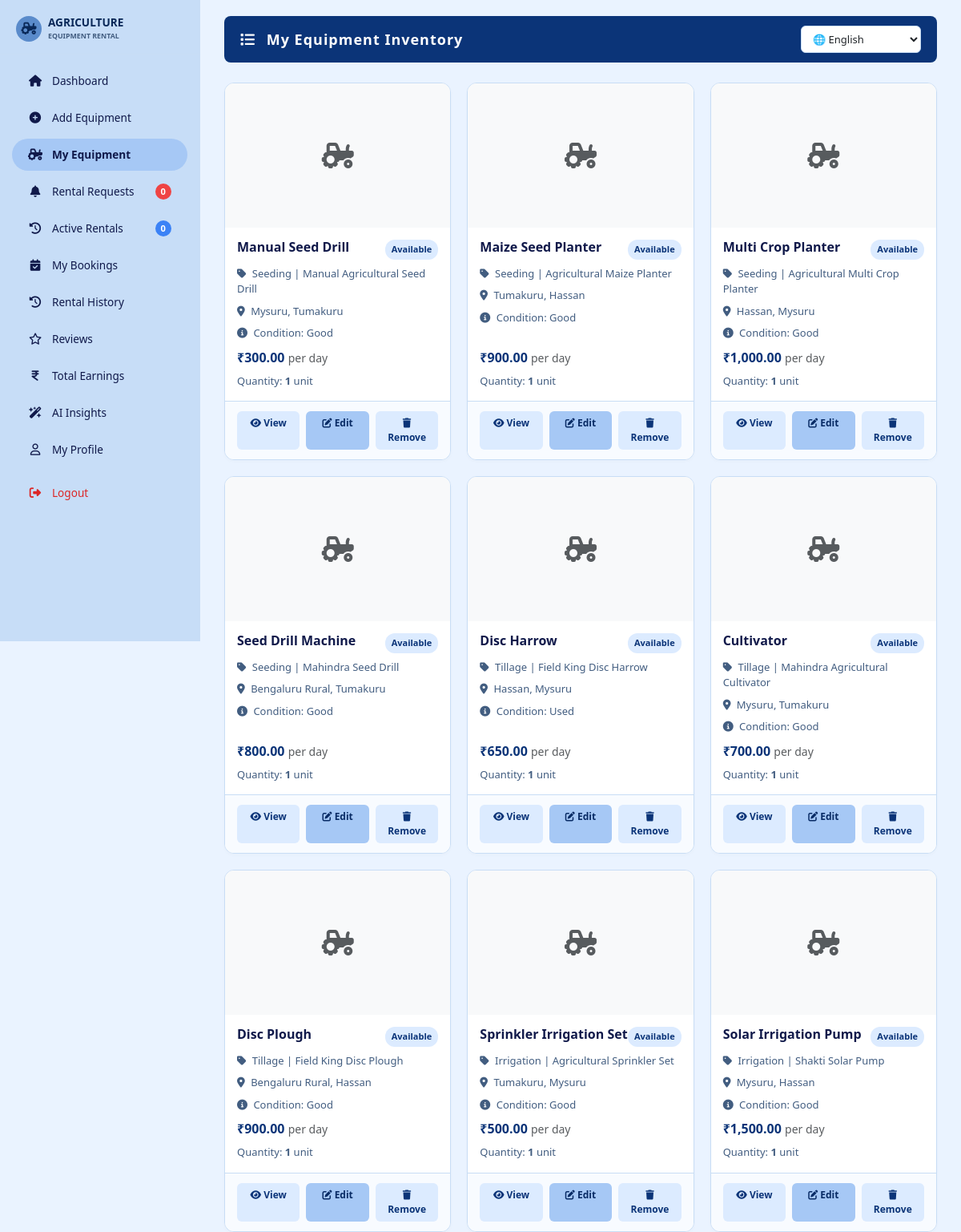
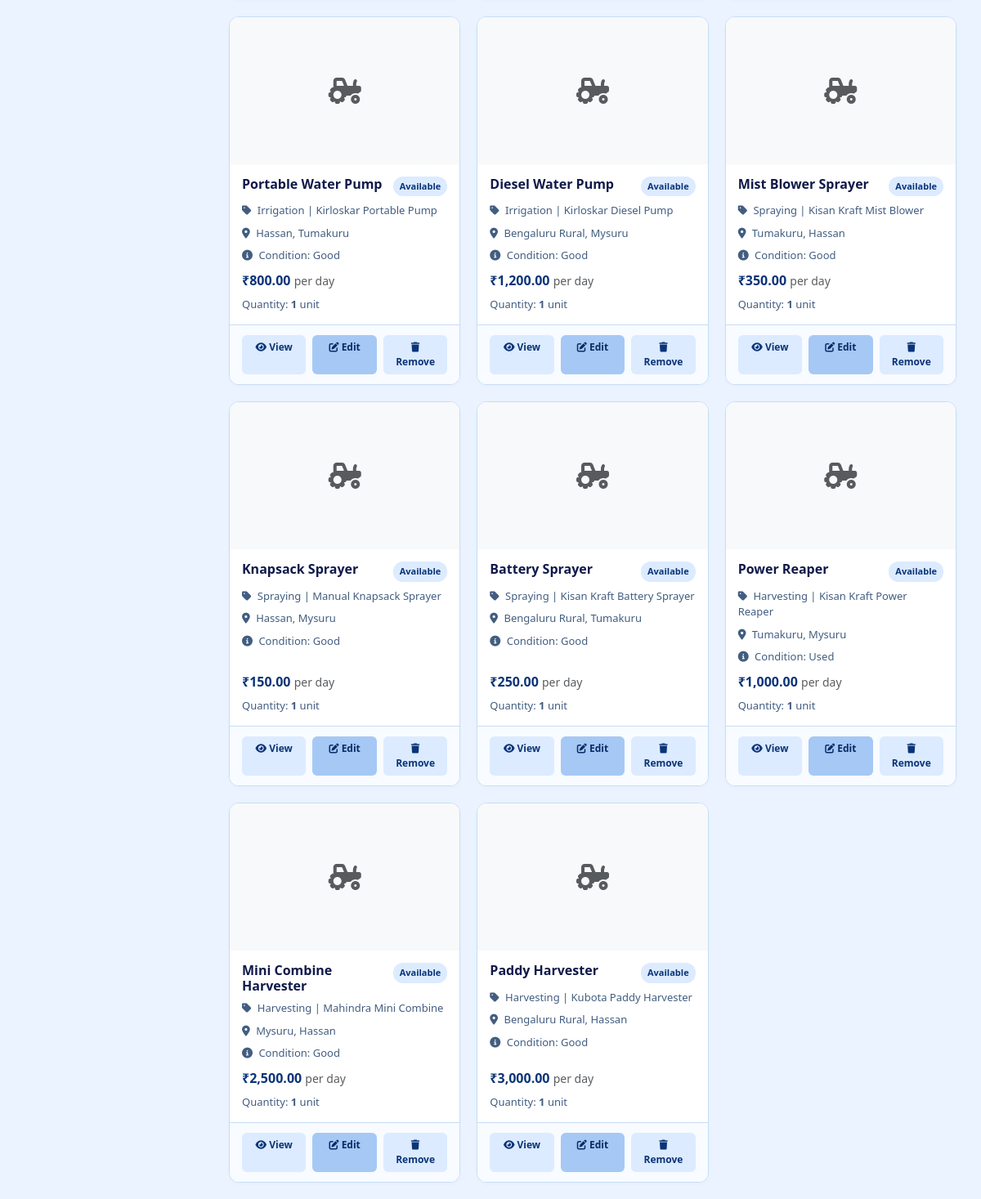
The app's page /my_equipment.php (signed in) with its own data (2 pictures, top to bottom).
### tables this page shows
CREATE TABLE `equipment` (
  `equipment_id` int(11) NOT NULL,
  `category_id` int(11) DEFAULT NULL,
  `lender_id` int(11) NOT NULL,
  `title` varchar(150) NOT NULL,
  `category` varchar(50) NOT NULL,
  `brand_model` varchar(100) NOT NULL,
  `power_hp` int(11) DEFAULT NULL,
  `drive_type` varchar(20) DEFAULT NULL,
  `model_year` int(11) DEFAULT NULL,
  `fuel_type` varchar(30) DEFAULT NULL,
  `working_width` varchar(50) DEFAULT NULL,
  `equipment_condition` enum('New','Good','Used') DEFAULT 'Good',
  `price_per_day` decimal(10,2) NOT NULL,
  `security_deposit` decimal(10,2) NOT NULL DEFAULT 0.00,
  `total_quantity` int(11) NOT NULL DEFAULT 1,
  `min_booking_days` int(11) DEFAULT 1,
  `max_booking_days` int(11) DEFAULT 30,
  `service_location` varchar(100) NOT NULL,
  `distance_km` decimal(5,1) DEFAULT 5.0,
  `description` text DEFAULT NULL,
  `image` varchar(255) NOT NULL,
  `badge` enum('RECOMMENDED','POPULAR','TOP RATED','BEST PRICE','NONE') DEFAULT 'NONE',
  `status` enum('Available','Rented Out','Under Maintenance','Inactive') DEFAULT 'Available',
  `rating` decimal(2,1) DEFAULT 4.5,
  `rating_count` int(11) DEFAULT 0,
  `created_at` timestamp NOT NULL DEFAULT current_timestamp(),
  `is_featured` tinyint(1) DEFAULT 0,
  `latitude` decimal(10,8) DEFAULT NULL,
  `longitude` decimal(11,8) DEFAULT NULL
);

### includes/lang.php (called while the page is built, shortened)
<?php
$current_lang = $_SESSION['lang'] ?? 'en';
function __($key) {
    global $translations, $current_lang;
    return $translations[$current_lang][$key] ?? $translations['en'][$key] ?? $key;
}
?>

### my_equipment.php (the view, shortened to what this page needs)
<?php
require_once 'includes/lang.php';
require_once 'includes/config.php';
function translate_equipment_value($value, $type = 'general') {
    $value = trim((string)$value);
    $normalized = strtolower($value);
    if (isset($maps[$type][$normalized])) return __($maps[$type][$normalized]);
    if ($type === 'category') {
        $key = trim(preg_replace('/[^a-z0-9]+/i', '_', $normalized), '_');
        if (in_array($key, ['tractor','harvesting','irrigation','tillage','seeding','spraying'], true)) return __($key);
    }
    return $value;
}
$lender_id = $_SESSION['user_id'];
$equip_stmt = $conn->prepare("SELECT * FROM equipment WHERE lender_id = ? ORDER BY equipment_id DESC");
$equip_stmt->bind_param("i", $lender_id);
$equip_stmt->execute();
$equip_result = $equip_stmt->get_result();
?>
<!DOCTYPE html>
<html lang="<?php echo $current_lang ?? 'en'; ?>">
<head>
    <link
        rel="stylesheet"
        href="https://cdnjs.cloudflare.com/ajax/libs/font-awesome/6.4.0/css/all.min.css"
    >
    <link
        href="https://cdn.jsdelivr.net/npm/bootstrap@5.3.0/dist/css/bootstrap.min.css"
        rel="stylesheet"
    >
</head>
<body>
    <?php include 'lender_sidebar.php'; ?>
    <div class="main-content">
        <div class="top-banner">
            <span>
                <i class="fa-solid fa-list me-2"></i>
                <?php echo __('my_equipment_inventory'); ?>
            </span>
            <select
                class="lang-select text-dark"
                onchange="location = this.value;"
            >
                <option
                    value="my_equipment.php?lang=en"
                    <?php echo ($current_lang === 'en') ? 'selected' : ''; ?>
                >
                    🌐 English
                </option>
            </select>
        </div>
        <?php if ($equip_result && $equip_result->num_rows > 0): ?>
            <div class="equipment-grid">
                <?php while ($row = $equip_result->fetch_assoc()): ?>
                    <?php
                    $img_path = !empty($row['image'])
                        ? 'uploads/' . htmlspecialchars($row['image'])
                        : '';
                    $has_valid_img =
                        !empty($row['image']) &&
                        file_exists($img_path);
                    ?>
                    <div class="equipment-card">
                        <div class="card-img-container">
                            <?php if ($has_valid_img): ?>
                                <img
                                    src="<?php echo $img_path; ?>"
                                    alt="Equipment Image"
                                >
                            <?php else: ?>
                                <div class="d-flex align-items-center justify-content-center h-100 bg-light text-muted">
                                    <i class="fa-solid fa-tractor fa-2x"></i>
                                </div>
                            <?php endif; ?>
                        </div>
                        <div class="card-body-content">
                            <div class="d-flex justify-content-between align-items-start">
                                <h4 class="equipment-title">
                                    <?php
                                    echo htmlspecialchars(
                                        $row['title'] ?? __('unnamed_equipment')
                                    );
                                    ?>
                                </h4>
                                <span
                                    class="badge-status
                                    <?php
                                    echo (
                                        isset($row['status']) &&
                                        strtolower($row['status']) === 'rented'
                                    )
                                        ? 'status-rented'
                                        : 'status-available';
                                    ?>"
                                >
                                    <?php
                                    $status_value = $row['status'] ?? 'Available';
                                    echo htmlspecialchars(
                                        translate_equipment_value($status_value, 'status'),
                                        ENT_QUOTES,
                                        'UTF-8'
                                    );
                                    ?>
                                </span>
                            </div>
                            <div class="meta-text">
                                <i class="fa-solid fa-tag me-1"></i>
                                <?php
                                echo htmlspecialchars(
                                    translate_equipment_value(
                                        $row['category'] ?? __('uncategorized'),
                                        'category'
                                    ),
                                    ENT_QUOTES,
                                    'UTF-8'
                                );
                                ?>
                                <?php
                                echo !empty($row['brand_model'])
                                    ? ' | ' . htmlspecialchars($row['brand_model'])
                                    : '';
                                ?>
                            </div>
                            <div class="meta-text">
                                <i class="fa-solid fa-location-dot me-1"></i>
                                <?php
                                $location_value = $row['service_location']
                                    ?? __('location_not_specified');
                                $location_parts = preg_split('/\s*,\s*/u', (string)$location_value);
                                $translated_locations = array_map(
                                    function ($place) {
                                        return translate_equipment_value($place, 'location');
                                    },
                                    $location_parts
                                );
                                echo htmlspecialchars(
                                    implode(', ', $translated_locations),
                                    ENT_QUOTES,
                                    'UTF-8'
                                );
                                ?>
                            </div>
                            <div class="meta-text">
                                <i class="fa-solid fa-circle-info me-1"></i>
                                <?php echo __('condition'); ?>:
                                <?php
                                echo htmlspecialchars(
                                    translate_equipment_value(
                                        $row['equipment_condition'] ?? 'N/A',
                                        'condition'
                                    ),
                                    ENT_QUOTES,
                                    'UTF-8'
                                );
                                ?>
                            </div>
                            <div class="price-tag">
                                ₹<?php
                                echo number_format(
                                    $row['price_per_day'] ?? 0,
                                    2
                                );
                                ?>
                                <small class="text-muted fw-normal">
                                    <?php echo __('per_day'); ?>
                                </small>
                            </div>
                            <div class="meta-text">
                                <?php echo __('quantity_label'); ?>:
                                <strong>
                                    <?php
                                    $quantity = (int)($row['total_quantity'] ?? 1);
                                    echo $quantity;
                                    ?>
                                </strong>
                                <?php echo ($quantity === 1) ? __('unit_label') : __('units_label'); ?>
                            </div>
                        </div>
                        <div class="card-footer-actions">
                            <a
                                href="equipment_details.php?id=<?php echo $row['equipment_id']; ?>"
                                class="btn-action btn-view"
                            >
                                <i class="fa-solid fa-eye"></i>
                                <?php echo __('view'); ?>
                            </a>
                            <a
                                href="edit_equipment.php?id=<?php echo $row['equipment_id']; ?>"
                                class="btn-action btn-edit"
                            >
                                <i class="fa-solid fa-pen-to-square"></i>
                                <?php echo __('edit'); ?>
                            </a>
                            <a
                                href="my_equipment.php?action=delete&id=<?php echo $row['equipment_id']; ?>"
                                class="btn-action btn-remove"
                                onclick="return confirm('<?php echo __('confirm_remove_equipment'); ?>');"
                            >
                                <i class="fa-solid fa-trash"></i>
                                <?php echo __('remove'); ?>
                            </a>
                        </div>
                    </div>
                <?php endwhile; ?>
            </div>
        <?php endif; ?>
    </div>
</body>
</html>

### my_equipment.php (style rules this page uses)
:root { --navy-primary: #0B3478; --navy-dark: #082B65; --blue-hover: #164C9A; --sidebar-bg: #C7DDF7; --sidebar-active: #A6C8F5; --text-dark: #10194A; --text-muted: #425D80; --bg-body: #EAF3FF; --card-bg: #F8FBFF; --border-color: #C8DDF5; --blue-accent: #8DB8F0; }
* { box-sizing: border-box; font-family: 'Segoe UI', Tahoma, Geneva, Verdana, sans-serif; }
body { background-color: #EAF3FF; color: #10194A; margin: 0; }
.main-content { margin-left: 250px; min-height: 100vh; padding: 20px 30px; }
.top-banner { background: #0B3478; color: white; padding: 12px 20px; font-weight: bold; border-radius: 8px; margin-bottom: 25px; letter-spacing: 1px; font-size: 18px; display: flex; justify-content: space-between; align-items: center; }
.equipment-grid { display: grid; grid-template-columns: repeat(auto-fill, minmax(280px, 1fr)); gap: 20px; margin-top: 20px; }
.equipment-card { background: #fff; border-radius: 12px; border: 1px solid #C8DDF5; overflow: hidden; display: flex; flex-direction: column; box-shadow: 0 2px 4px rgba(0,0,0,0.02); transition: transform 0.2s; }
.card-img-container { height: 180px; width: 100%; background: #EAF3FF; position: relative; }
.card-body-content { padding: 15px; display: flex; flex-direction: column; gap: 8px; flex: 1; }
.equipment-title { font-size: 16px; font-weight: bold; color: #10194A; margin-bottom: 0; }
.meta-text { font-size: 13px; color: #425D80; }
.price-tag { font-size: 16px; font-weight: bold; color: #0B3478; margin-top: auto; }
.card-footer-actions { padding: 12px 15px; background: #F8FBFF; border-top: 1px solid #C8DDF5; display: flex; gap: 8px; justify-content: space-between; }
.btn-action { padding: 6px 10px; font-size: 12px; font-weight: 600; border-radius: 6px; text-decoration: none; text-align: center; flex: 1; }
.btn-view { background: #DCEBFF; color: #0B3478; }
.btn-edit { background: #A6C8F5; color: #082B65; }
.btn-remove { background: #DCEBFF; color: #0B3478; }
.badge-status { padding: 4px 8px; border-radius: 12px; font-size: 11px; font-weight: bold; display: inline-block; }
.status-available { background: #DCEBFF; color: #0B3478; }
.lang-select { padding: 6px 10px; border-radius: 6px; border: 1px solid #C8DDF5; font-size: 13px; outline: none; background: #fff; cursor: pointer; }

### lender_sidebar.php (style rules this page uses)
:root { --lender-teal-primary: #092858; --lender-teal-hover: #164C9A; --lender-sidebar-bg: #C7DDF7; --lender-text-muted: #10194A; --lender-border: #C8DDF5; }

### records on screen
equipment: title "Manual Seed Drill", brand_model "Manual Agricultural Seed Drill", service_location "Mysuru, Tumakuru", price_per_day "300.00", total_quantity "1"
equipment: title "Maize Seed Planter", brand_model "Agricultural Maize Planter", service_location "Tumakuru, Hassan", price_per_day "900.00", total_quantity "1"
equipment: title "Multi Crop Planter", brand_model "Agricultural Multi Crop Planter", service_location "Hassan, Mysuru", price_per_day "1,000.00", total_quantity "1"
equipment: title "Seed Drill Machine", brand_model "Mahindra Seed Drill", service_location "Bengaluru Rural, Tumakuru", price_per_day "800.00", total_quantity "1"
equipment: title "Disc Harrow", brand_model "Field King Disc Harrow", service_location "Hassan, Mysuru", price_per_day "650.00", total_quantity "1"
equipment: title "Cultivator", brand_model "Mahindra Agricultural Cultivator", service_location "Mysuru, Tumakuru", price_per_day "700.00", total_quantity "1"
equipment: title "Disc Plough", brand_model "Field King Disc Plough", service_location "Bengaluru Rural, Hassan", price_per_day "900.00", total_quantity "1"
equipment: title "Sprinkler Irrigation Set", brand_model "Agricultural Sprinkler Set", service_location "Tumakuru, Mysuru", price_per_day "500.00", total_quantity "1"
equipment: title "Solar Irrigation Pump", brand_model "Shakti Solar Pump", service_location "Mysuru, Hassan", price_per_day "1,500.00", total_quantity "1"
equipment: title "Portable Water Pump", brand_model "Kirloskar Portable Pump", service_location "Hassan, Tumakuru", price_per_day "800.00", total_quantity "1"
equipment: title "Diesel Water Pump", brand_model "Kirloskar Diesel Pump", service_location "Bengaluru Rural, Mysuru", price_per_day "1,200.00", total_quantity "1"
equipment: title "Mist Blower Sprayer", brand_model "Kisan Kraft Mist Blower", service_location "Tumakuru, Hassan", price_per_day "350.00", total_quantity "1"
equipment: title "Knapsack Sprayer", brand_model "Manual Knapsack Sprayer", service_location "Hassan, Mysuru", price_per_day "150.00", total_quantity "1"
equipment: title "Battery Sprayer", brand_model "Kisan Kraft Battery Sprayer", service_location "Bengaluru Rural, Tumakuru", price_per_day "250.00", total_quantity "1"
equipment: title "Power Reaper", brand_model "Kisan Kraft Power Reaper", service_location "Tumakuru, Mysuru", price_per_day "1,000.00", total_quantity "1"
equipment: title "Mini Combine Harvester", brand_model "Mahindra Mini Combine", service_location "Mysuru, Hassan", price_per_day "2,500.00", total_quantity "1"
equipment: title "Paddy Harvester", brand_model "Kubota Paddy Harvester", service_location "Bengaluru Rural, Hassan", price_per_day "3,000.00", total_quantity "1"

### other values on screen
lender_nav_text('dashboard', 'Dashboard') "Dashboard"
lender_nav_text('add_equipment', 'Add Equipment') "Add Equipment"
lender_nav_text('my_equipment', 'My Equipment') "My Equipment"
lender_nav_text('rental_requests', 'Rental Requests') "Rental Requests"
$pending_rental_requests "0"
lender_nav_text('active_rentals', 'Active Rentals') "Active Rentals"
$active_lender_rentals "0"
lender_nav_text('my_bookings', 'My Bookings') "My Bookings"
lender_nav_text('rental_history', 'Rental History') "Rental History"
lender_nav_text('reviews', 'Reviews') "Reviews"
lender_nav_text('total_earnings', 'Total Earnings') "Total Earnings"
lender_nav_text('ai_insights', 'AI Insights') "AI Insights"
lender_nav_text('my_profile', 'My Profile') "My Profile"
lender_nav_text('logout', 'Logout') "Logout"
__('my_equipment_inventory') "My Equipment Inventory"
